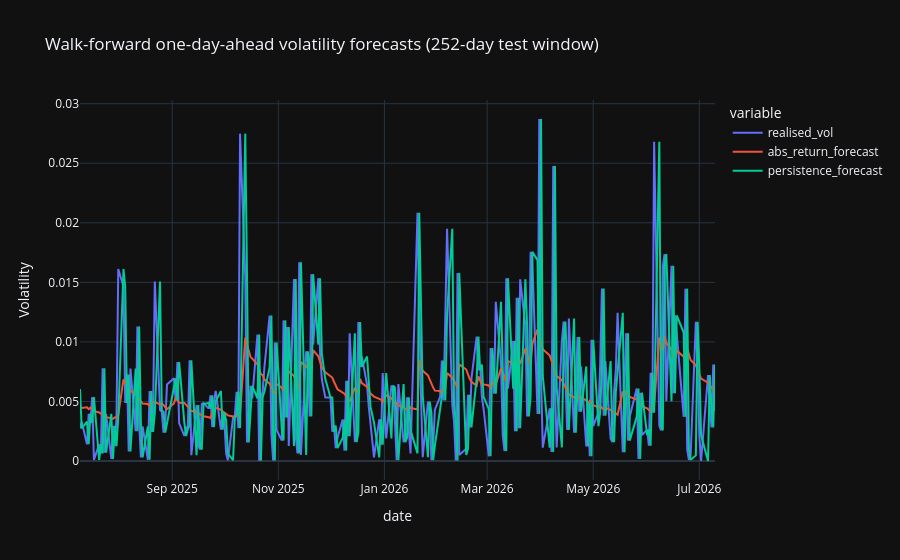

This figure's notebook cell:
### Code cell
wf[['realised_vol', 'abs_return_forecast', 'persistence_forecast']].plot(
    title='Walk-forward one-day-ahead volatility forecasts (252-day test window)',
    labels={'value': 'Volatility', 'index': 'Date'}
)

### Figure 1 — Plotly figure (JSON) as saved in the notebook; plotly's stock layout.template omitted (floating-point values rounded to 4 significant figures; data arrays with more than 128 entries replaced by an {"elided": "..."} marker saying what was removed)
{"data": [{"hovertemplate": "variable=realised_vol<br>date=%{x}<br>Volatility=%{y}<extra></extra>", "legendgroup": "realised_vol", "line": {"color": "#636efa", "dash": "solid"}, "marker": {"symbol": "circle"}, "mode": "lines", "name": "realised_vol", "orientation": "v", "showlegend": true, "type": "scatter", "x": {"elided": "252 str values"}, "xaxis": "x", "y": {"elided": "252 float values"}, "yaxis": "y"}, {"hovertemplate": "variable=abs_return_forecast<br>date=%{x}<br>Volatility=%{y}<extra></extra>", "legendgroup": "abs_return_forecast", "line": {"color": "#EF553B", "dash": "solid"}, "marker": {"symbol": "circle"}, "mode": "lines", "name": "abs_return_forecast", "orientation": "v", "showlegend": true, "type": "scatter", "x": {"elided": "252 str values"}, "xaxis": "x", "y": {"elided": "252 float values"}, "yaxis": "y"}, {"hovertemplate": "variable=persistence_forecast<br>date=%{x}<br>Volatility=%{y}<extra></extra>", "legendgroup": "persistence_forecast", "line": {"color": "#00cc96", "dash": "solid"}, "marker": {"symbol": "circle"}, "mode": "lines", "name": "persistence_forecast", "orientation": "v", "showlegend": true, "type": "scatter", "x": {"elided": "252 str values"}, "xaxis": "x", "y": {"elided": "252 float values"}, "yaxis": "y"}], "layout": {"legend": {"title": {"text": "variable"}, "tracegroupgap": 0}, "title": {"text": "Walk-forward one-day-ahead volatility forecasts (252-day test window)"}, "xaxis": {"anchor": "y", "domain": [0, 1], "title": {"text": "date"}}, "yaxis": {"anchor": "x", "domain": [0, 1], "title": {"text": "Volatility"}}}}
